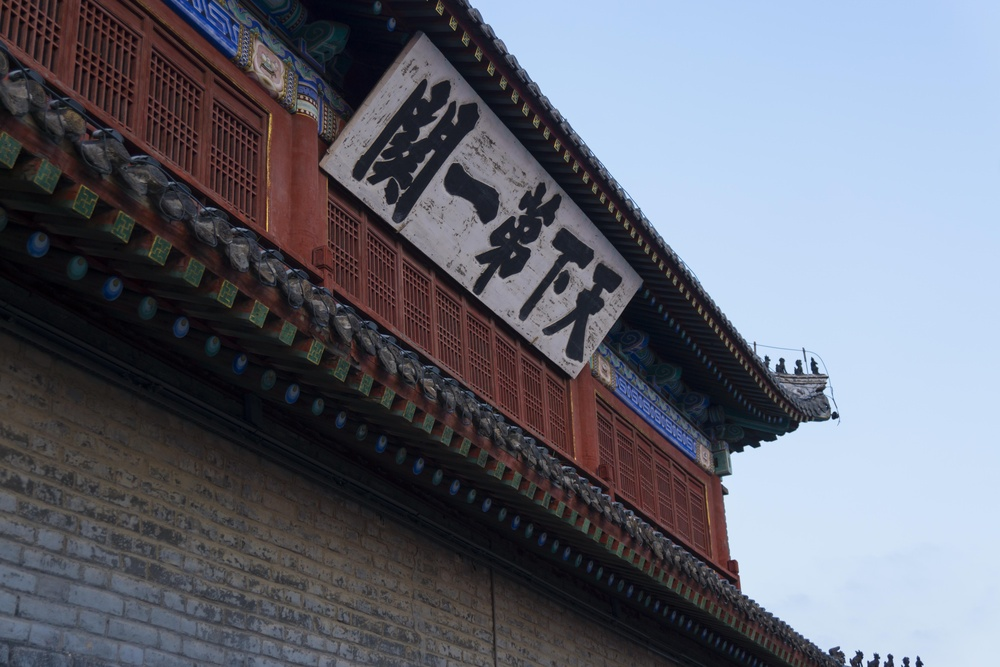
#> input picture 111.jpg, 1000 x 667 px, shrunk from 6000 x 4000 before the run, given in place of test.jpg, which was not available
$ jupyter execute --allow-errors image_process.ipynb   (older library calls are emulated)
#> lines starting #> are read from the running program, lines starting #| are printed output that depends on the picture; pictures that were not available may be replaced by others from this repository, and a replacement may not be noted
[cell 1]
import pandas as pd
import numpy as np
import matplotlib.pyplot as plt
import matplotlib
import scipy as sp
from scipy import misc

#> (a cell that did not finish here is left out)

#> (a cell that did not finish here is left out)

#> (a cell that did not finish here is left out)

#> (a cell that did not finish here is left out)

[cell 6]
import PIL

[cell 7]
im = PIL.Image.open("test.jpg")
#> im is the input picture: PIL image 1000x667 RGB; mean R, G, B 100.3, 103.2, 114.6

[cell 8]
im_array = np.array(im)

[cell 9]
l_im = im.convert('L')

[cell 10]
im_array = np.array(l_im)

[cell 11]
plt.imshow(im_array, cmap= matplotlib.cm.binary)

[cell 12]
result = np.linalg.svd(im_array)

[cell 13]
U,s,VT = result
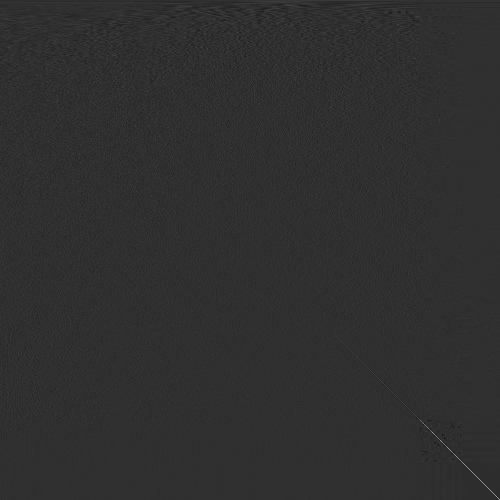
#> VT: shape (1000, 1000) float64 (shown at 1/2 size); min -0.226, max 0.984, mean 4.65e-05; drawn with min black and max white
#> s = 667 values, max 100440 at index 0, min 10.06 at index 666, mean 612

[cell 14]
S = np.zeros((len(U),len(VT)))
#> S: shape (667, 1000) float64; every value is 0
S

[cell 15]
for i in range(len(s)):
    S[i][i] = s[i]
#> S: shape (667, 1000) float64; min 0, max 100440, mean 0.6

[cell 16]
plt.imshow(U.dot(S).dot(VT), cmap= matplotlib.cm.binary)
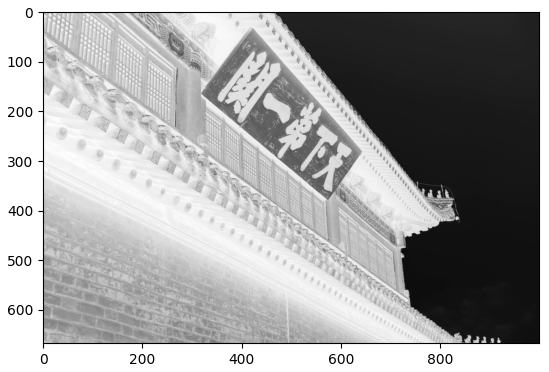
#> figure drawn by matplotlib, 1 panel

[cell 17]
VT.shape
#> Out = (1000, 1000)

[cell 18]
plt.imshow(225 - im_array, cmap= matplotlib.cm.binary)

[cell 19]
S = np.zeros((len(U),len(VT)))
for i in range(len(s)):
    S[i][i] = s[i]
    if s[i]<np.percentile(s,10):
        break
#> S: shape (667, 1000) float64; min 0, max 100440, mean 0.6
plt.imshow(225 - U.dot(S).dot(VT), cmap= matplotlib.cm.binary)

[cell 20]
S = np.zeros((len(U),len(VT)))
for i in range(len(s)):
    S[i][i] = s[i]
    if s[i]<np.percentile(s,50):
        break
#> S: shape (667, 1000) float64; min 0, max 100440, mean 0.6
plt.imshow(225 - U.dot(S).dot(VT), cmap= matplotlib.cm.binary)

[cell 21]
S = np.zeros((len(U),len(VT)))
for i in range(len(s)):
    S[i][i] = s[i]
    if s[i]<np.percentile(s,80):
        break
#> this loop made 135 passes
#> S: shape (667, 1000) float64; min 0, max 100440, mean 0.5
plt.imshow(225 - U.dot(S).dot(VT), cmap= matplotlib.cm.binary)

[cell 22]
S = np.zeros((len(U),len(VT)))
for i in range(len(s)):
    S[i][i] = s[i]
    if s[i]<np.percentile(s,99):
        break
#> this loop made 8 passes
#> S: shape (667, 1000) float64; min 0, max 100440, mean 0.3
plt.imshow(225 - U.dot(S).dot(VT), cmap= matplotlib.cm.binary)
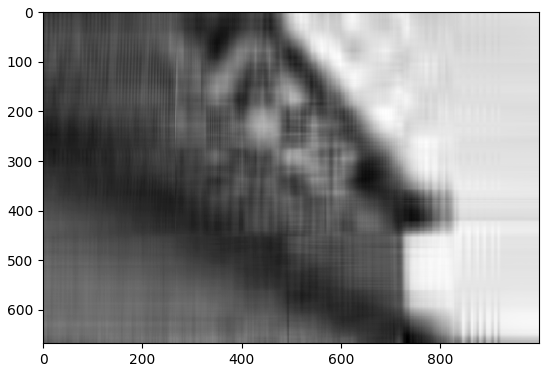
#> figure drawn by matplotlib, 1 panel

[cell 23]
S = np.zeros((len(U),len(VT)))
for i in range(len(s)):
    S[i][i] = s[i]
    if s[i]<np.percentile(s,80):
        break

# plt.imshow(225 - U.dot(S).dot(VT), cmap= matplotlib.cm.binary)
sp.misc.imsave('lena_new_sz99.png', U.dot(S).dot(VT))

[cell 24]
s.mean()
#> Out = 612

[cell 25]
im_array_not_l = np.array(im)

[cell 26]
im_array_not_l

[cell 27]
im_array_not_l_1 = im_array_not_l[:,:,0]
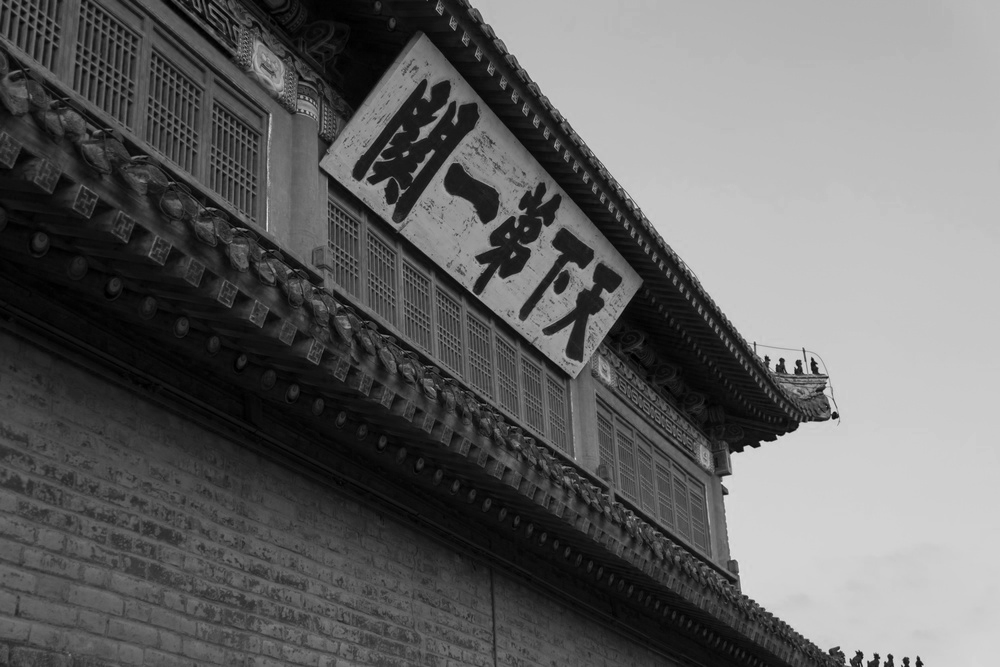
#> im_array_not_l_1: shape (667, 1000); min 0, max 226, mean 100.3
im_array_not_l_2 = im_array_not_l[:,:,1]
im_array_not_l_3 = im_array_not_l[:,:,2]
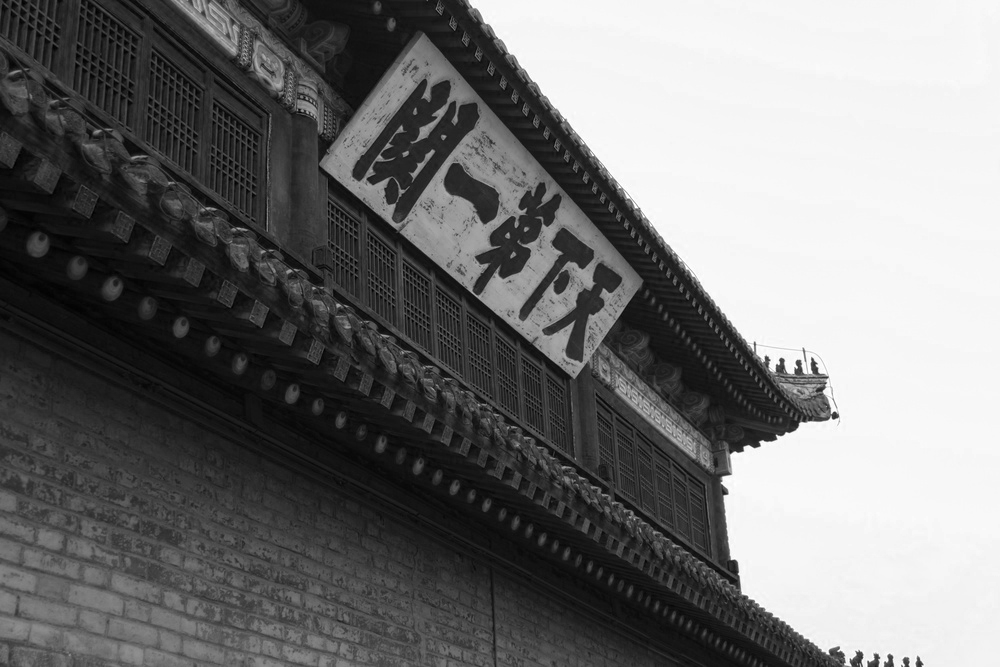
#> im_array_not_l_3: shape (667, 1000); min 0, max 255, mean 114.6

[cell 28]
U1, s1, VT1 = np.linalg.svd(im_array_not_l_1)
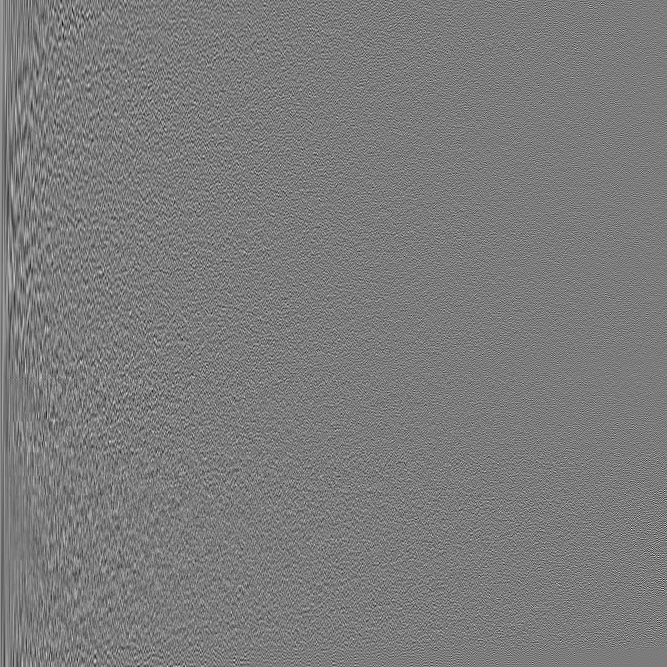
#> U1: shape (667, 667) float64; min -0.227, max 0.239, mean 5.38e-05; drawn with min black and max white
#> s1 = 667 values, max 94304.2 at index 0, min 10.49 at index 666, mean 605
U2, s2, VT2 = np.linalg.svd(im_array_not_l_2)
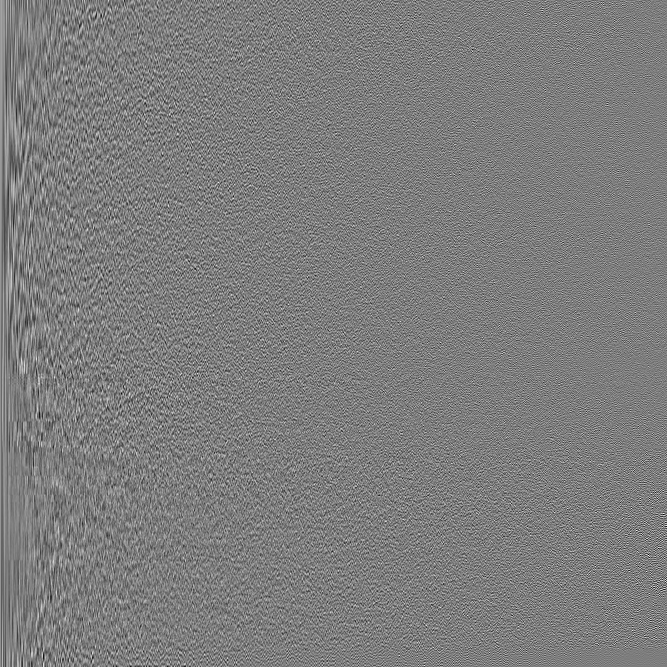
#> U2: shape (667, 667) float64; min -0.198, max 0.204, mean 5.64e-05; drawn with min black and max white
#> s2 = 667 values, max 101149 at index 0, min 10.1 at index 666, mean 615.8
U3, s3, VT3 = np.linalg.svd(im_array_not_l_3)
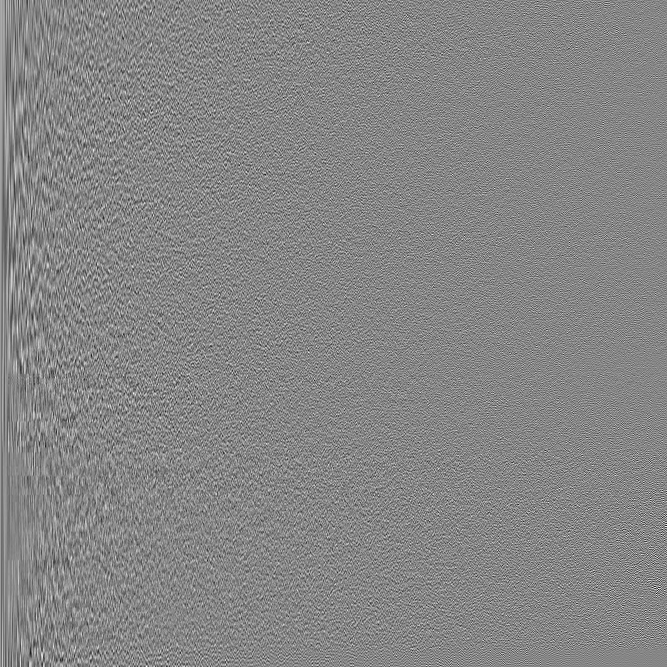
#> U3: shape (667, 667) float64; min -0.215, max 0.193, mean 4.97e-05; drawn with min black and max white
#> s3 = 667 values, max 113570.3 at index 0, min 10.41 at index 666, mean 649.1

[cell 29]
S1 = np.zeros((len(U1),len(VT1)))
S2 = np.zeros((len(U2),len(VT2)))
S3 = np.zeros((len(U3),len(VT3)))
for i in range(len(s1)):
    S1[i][i] = s1[i]
    S2[i][i] = s2[i]
    S3[i][i] = s3[i]
    if s1[i]<np.percentile(s1,20):
        break
#> S1: shape (667, 1000) float64; min 0, max 94304.2, mean 0.6
#> S2: shape (667, 1000) float64; min 0, max 101149, mean 0.6
#> S3: shape (667, 1000) float64; min 0, max 113570.3, mean 0.6
result = np.array([U1.dot(S1).dot(VT1),U2.dot(S2).dot(VT2),U3.dot(S3).dot(VT3)], dtype= "int")

[cell 30]
result = result.T
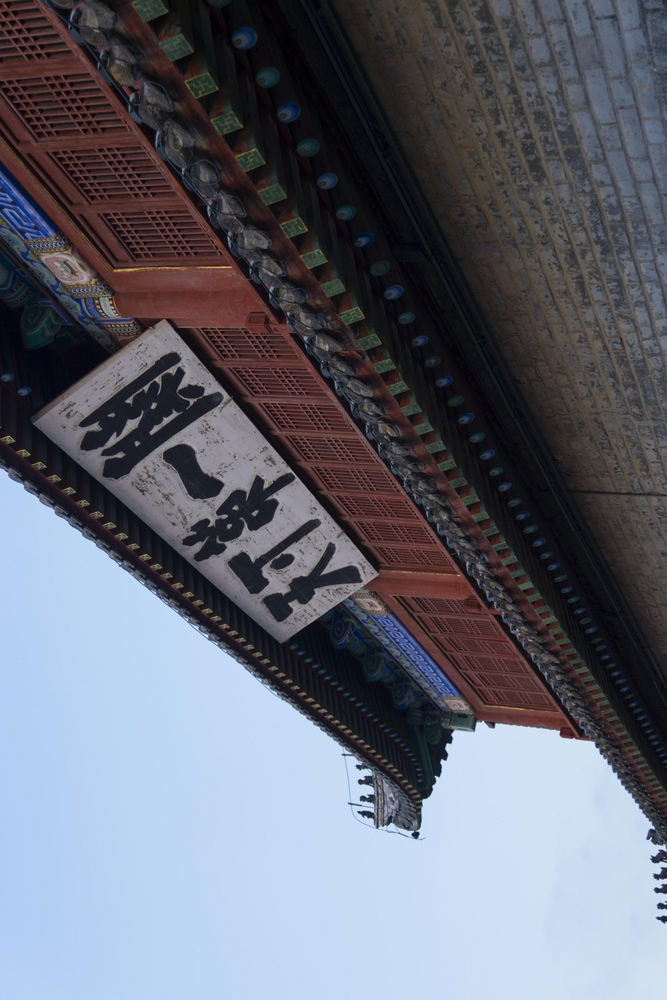
#> result: shape (1000, 667, 3) int64; mean of channels 0, 1, 2 99.8, 102.7, 114.1; drawn with min black and max white

[cell 31]
result

[cell 32]
plt.imshow(result, cmap = matplotlib.cm.binary)

[cell 33]
import pandas as pd
import numpy as np
import matplotlib.pyplot as plt
import matplotlib
import imageio
import PIL
def tiny_image(filename:str, persent:float)->np.ndarray:
#> called with filename = 'test.jpg', persent = 0
    im = PIL.Image.open(filename)
    im_array = [np.array(im)[:, :, i].T for i in range(3)]
#> im_array = 3 items
    U, s, VT = [], [], []
    for dim in im_array:
        svd_result = np.linalg.svd(dim)
        U.append(svd_result[0])
        s.append(svd_result[1])
        VT.append(svd_result[2])
#> this loop made 3 passes
#> after the loop, U = 3 items; VT = 3 items; s = 3 items
    S = []
    for i in s:
        S.append(np.zeros((len(U[1]),len(VT[1]))))
#> after the loop, S = 3 items
    percentile = np.percentile(s[0],persent)
#> percentile = 10.49
    for i in range(len(s[1])):
        for j in range(len(S)):
            S[j][i][i] = s[j][i]
        if s[1][i] < percentile:
            break
    res = np.array([U[i].dot(S[i]).dot(VT[i]) for i in range(len(U))],dtype = "uint8")
    return res.T
def tiny_save(input_name:str, output_name:str, persent:float):
    res = tiny_image(input_name, persent)
    imageio.imwrite(output_name, res)

[cell 34]
tiny_save("test.jpg","01.jpg",0)

[cell 35]
tiny_save("test.jpg","50.jpg",50)
#> the loop in tiny_image (call 2), `for dim in im_array:` made 3 passes
#> the loop in tiny_image (call 2), `for i in s:` made 3 passes

[cell 36]
im = imageio.imread("test.jpg")
imageio.imwrite("333.jpg", imageio.core.util.Array(np.array(im)))
#imageio.imwrite("111.png", imageio.core.util.Array(np.array(im)))

[cell 37]
im

#> (a cell that did not finish here is left out)

[cell 39]
imageio.core.util.Array(np.array(im))

[cell 40]
im = PIL.Image.open("test.jpg")
im_array = [np.array(im)[:, :, i] for i in range(3)]
#> im_array = 3 items
U, s, VT = [], [], []
for dim in im_array:
    svd_result = np.linalg.svd(dim)
    U.append(svd_result[0])
    s.append(svd_result[1])
    VT.append(svd_result[2])
#> after the loop, s = 3 items
S = []
for i in s:
    S.append(np.zeros((len(U[1]),len(VT[1]))))
for i in range(len(s[1])):
    for j in range(len(S)):
        S[j][i][i] = s[j][i]
    if s[1][i]<np.percentile(s[0],20):
        break
res = np.array([U[i].dot(S[i]).dot(VT[i]) for i in range(len(U))],dtype = "uint8")

[cell 41]
[[[res[k][i][j] for k in range(3)] for j in range(len(res[0][0]))] for i in range(len(res[0]))]

[cell 42]
res = tiny_image("test.jpg" ,0)

[cell 43]
tiny_save("test.jpg","0.jpg",0)

[cell 44]
a1 = np.arange(1,10).reshape(3,3)
#> a1 = [[1, 2, 3], [4, 5, 6], [7, 8, 9]]
a2 = np.arange(10,19).reshape(3,3)
#> a2 = [[10, 11, 12], [13, 14, 15], [16, 17, 18]]
a3 = np.arange(19,28).reshape(3,3)
#> a3 = [[19, 20, 21], [22, 23, 24], [25, 26, 27]]

[cell 45]
a = np.array([a1,a2,a3])

[cell 46]
a

[cell 47]
a.T

[cell 48]
a.T[0].T
#> Out = [[1, 4, 7], [10, 13, 16], [19, 22, 25]]

[cell 49]
im_array

[cell 50]
a.T[:,:,0]
#> Out = [[1, 4, 7], [2, 5, 8], [3, 6, 9]]

[cell 51]
a

#> (a cell that did not finish here is left out)

[cell 53]
imageio.imwrite("001.jpg",imageio.imread("0.jpg") + imageio.imread("01.jpg"))
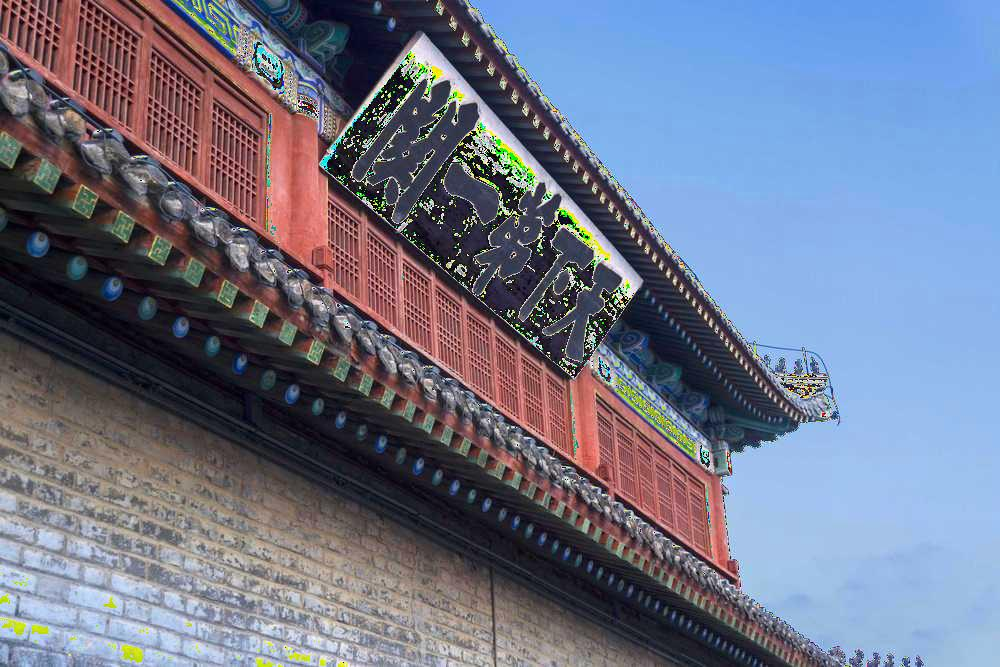
#> saved as 001.jpg: shape (667, 1000, 3); mean R, G, B 111.4, 117.4, 137.7
